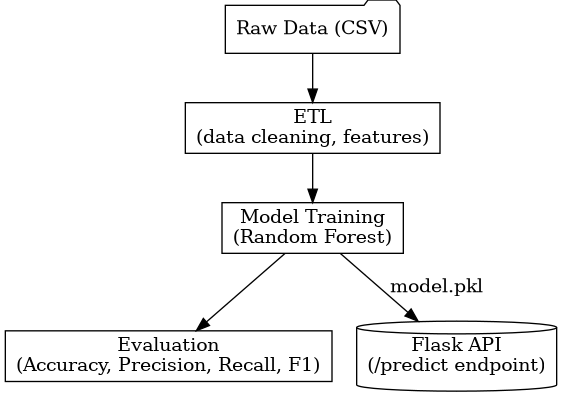

Reproduce this figure in Python.
# diagram.py
from graphviz import Digraph

dot = Digraph(comment="Credit Scoring Pipeline", format="pdf")

# Nodes
dot.node("A", "Raw Data (CSV)", shape="folder")
dot.node("B", "ETL\n(data cleaning, features)", shape="box")
dot.node("C", "Model Training\n(Random Forest)", shape="box")
dot.node("D", "Evaluation\n(Accuracy, Precision, Recall, F1)", shape="box")
dot.node("E", "Flask API\n(/predict endpoint)", shape="cylinder")

# Edges
dot.edges(["AB", "BC", "CD"])
dot.edge("C", "E", label="model.pkl")

# Save & render
dot.render("diagram", format="png", view=False)
